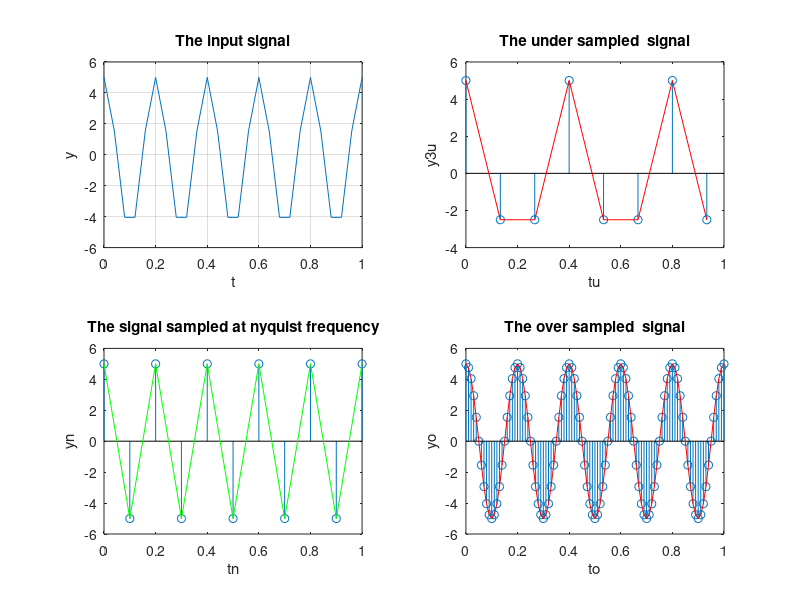

This chart was generated by the following MATLAB code:
k = input('Number of Cycles = ');
a = input('Amplitude = ');
fm = input('Frequency = ');


%original signal
t = 0: 1/(fm*fm) : k/fm ;
y = a*cos(2*pi*fm*t);

figure;
subplot(2,2,1);
plot(t,y);
grid on;
xlabel('t'); ylabel('y');
title('The input signal');

%nyquist frequency
fn = 2*fm;

% undersampling
fu = 3/4*fn;
tu= 0: 1/fu: k/fm;
yu = a*cos(2*pi*fm*tu);

subplot(2,2,2);
stem(tu,yu);
hold on;
plot(tu,yu,'r');
xlabel('tu'); ylabel('y3u');
title('The under sampled  signal');


%nyquist sampling
tn= 0: 1/fn: k/fm;
yn = a*cos(2*pi*fm*tn);

subplot(2,2,3);
stem(tn,yn);
hold on;
plot(tn,yn,'g');
xlabel('tn'); ylabel('yn');
title('The signal sampled at nyquist frequency');

%over sampling
fo = 10*fn;
to= 0: 1/fo: k/fm;
yo = a*cos(2*pi*fm*to);

subplot(2,2,4);
stem(to,yo);
hold on;
plot(to,yo,'r');
xlabel('to'); ylabel('yo');
title('The over sampled  signal');
